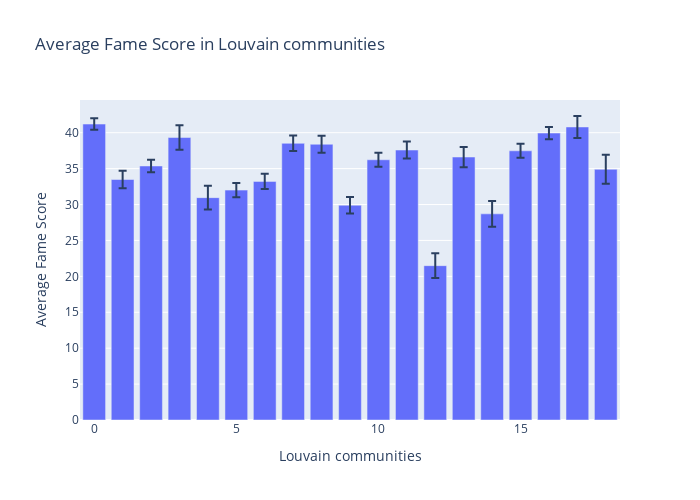

Write notebook code for a chart like this one.
### Code cell
fig = px.bar(actor_louvain.groupby('louvain', as_index=False).agg(avg=('fameScore','mean'), ci=('fameScore',lambda x : 1.96*stats.sem(x))),
             x='louvain', 
             y='avg', 
             error_y='ci', 
             labels={'louvain': 'Louvain communities', 'fameScore': 'Average Fame Score'},
             title='Average Fame Score in Louvain communities')

fig.update_layout(xaxis_title='Louvain communities', yaxis_title='Average Fame Score', height=500, width=700)

fig.show()

### Figure 1 — Plotly figure (JSON) as saved in the notebook; plotly's stock layout.template omitted (floating-point values rounded to 4 significant figures)
{"data": [{"alignmentgroup": "True", "error_y": {"array": [0.8027, 1.21, 0.8599, 1.696, 1.637, 1.003, 1.077, 1.073, 1.195, 1.155, 0.9868, 1.178, 1.723, 1.409, 1.798, 0.9682, 0.8564, 1.527, 2.025]}, "hovertemplate": "Louvain communities=%{x}<br>avg=%{y}<extra></extra>", "legendgroup": "", "marker": {"color": "#636efa", "pattern": {"shape": ""}}, "name": "", "offsetgroup": "", "orientation": "v", "showlegend": false, "textposition": "auto", "type": "bar", "x": [0, 1, 2, 3, 4, 5, 6, 7, 8, 9, 10, 11, 12, 13, 14, 15, 16, 17, 18], "xaxis": "x", "y": [41.2, 33.48, 35.37, 39.33, 30.96, 32.01, 33.22, 38.52, 38.4, 29.91, 36.23, 37.59, 21.49, 36.62, 28.7, 37.48, 39.95, 40.8, 34.9], "yaxis": "y"}], "layout": {"barmode": "relative", "height": 500, "legend": {"tracegroupgap": 0}, "title": {"text": "Average Fame Score in Louvain communities"}, "width": 700, "xaxis": {"anchor": "y", "domain": [0, 1], "title": {"text": "Louvain communities"}}, "yaxis": {"anchor": "x", "domain": [0, 1], "title": {"text": "Average Fame Score"}}}}
